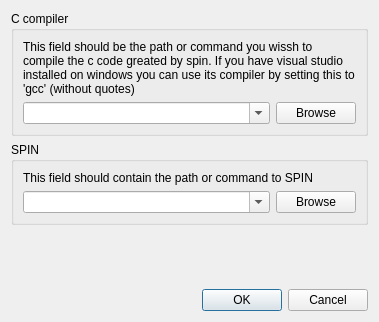
<?xml version="1.0" encoding="UTF-8"?>
<ui version="4.0">
 <class>options</class>
 <widget class="QDialog" name="options">
  <property name="geometry">
   <rect>
    <x>0</x>
    <y>0</y>
    <width>379</width>
    <height>322</height>
   </rect>
  </property>
  <property name="windowTitle">
   <string>Dialog</string>
  </property>
  <layout class="QVBoxLayout" name="verticalLayout">
   <item>
    <widget class="QGroupBox" name="groupBox">
     <property name="title">
      <string>C compiler</string>
     </property>
     <layout class="QVBoxLayout" name="verticalLayout_2">
      <item>
       <widget class="QLabel" name="label">
        <property name="text">
         <string>This field should be the path or command you wissh to compile the c code greated by spin. If you have visual studio installed on windows you can use its compiler by setting this to 'gcc' (without quotes)</string>
        </property>
        <property name="wordWrap">
         <bool>true</bool>
        </property>
       </widget>
      </item>
      <item>
       <layout class="QHBoxLayout" name="horizontalLayout_2">
        <item>
         <widget class="QComboBox" name="ComboBoxCompiler">
          <property name="sizePolicy">
           <sizepolicy hsizetype="MinimumExpanding" vsizetype="Fixed">
            <horstretch>0</horstretch>
            <verstretch>0</verstretch>
           </sizepolicy>
          </property>
          <property name="editable">
           <bool>true</bool>
          </property>
         </widget>
        </item>
        <item>
         <widget class="QPushButton" name="pushButtonCompiler">
          <property name="sizePolicy">
           <sizepolicy hsizetype="Preferred" vsizetype="Fixed">
            <horstretch>0</horstretch>
            <verstretch>0</verstretch>
           </sizepolicy>
          </property>
          <property name="text">
           <string>Browse</string>
          </property>
          <property name="default">
           <bool>false</bool>
          </property>
          <property name="flat">
           <bool>false</bool>
          </property>
         </widget>
        </item>
       </layout>
      </item>
     </layout>
    </widget>
   </item>
   <item>
    <widget class="QGroupBox" name="groupBox_2">
     <property name="title">
      <string>SPIN</string>
     </property>
     <layout class="QVBoxLayout" name="verticalLayout_3">
      <item>
       <widget class="QLabel" name="label_2">
        <property name="text">
         <string>This field should contain the path or command to SPIN</string>
        </property>
        <property name="wordWrap">
         <bool>true</bool>
        </property>
       </widget>
      </item>
      <item>
       <layout class="QHBoxLayout" name="horizontalLayout">
        <item>
         <widget class="QComboBox" name="comboBoxSpin">
          <property name="sizePolicy">
           <sizepolicy hsizetype="MinimumExpanding" vsizetype="Fixed">
            <horstretch>0</horstretch>
            <verstretch>0</verstretch>
           </sizepolicy>
          </property>
          <property name="editable">
           <bool>true</bool>
          </property>
         </widget>
        </item>
        <item>
         <widget class="QPushButton" name="pushButtonSpin">
          <property name="text">
           <string>Browse</string>
          </property>
         </widget>
        </item>
       </layout>
      </item>
     </layout>
    </widget>
   </item>
   <item>
    <spacer name="verticalSpacer">
     <property name="orientation">
      <enum>Qt::Vertical</enum>
     </property>
     <property name="sizeHint" stdset="0">
      <size>
       <width>20</width>
       <height>40</height>
      </size>
     </property>
    </spacer>
   </item>
   <item>
    <widget class="QDialogButtonBox" name="buttonBox">
     <property name="orientation">
      <enum>Qt::Horizontal</enum>
     </property>
     <property name="standardButtons">
      <set>QDialogButtonBox::Cancel|QDialogButtonBox::Ok</set>
     </property>
    </widget>
   </item>
  </layout>
 </widget>
 <resources/>
 <connections>
  <connection>
   <sender>buttonBox</sender>
   <signal>accepted()</signal>
   <receiver>options</receiver>
   <slot>accept()</slot>
   <hints>
    <hint type="sourcelabel">
     <x>248</x>
     <y>254</y>
    </hint>
    <hint type="destinationlabel">
     <x>157</x>
     <y>274</y>
    </hint>
   </hints>
  </connection>
  <connection>
   <sender>buttonBox</sender>
   <signal>rejected()</signal>
   <receiver>options</receiver>
   <slot>reject()</slot>
   <hints>
    <hint type="sourcelabel">
     <x>316</x>
     <y>260</y>
    </hint>
    <hint type="destinationlabel">
     <x>286</x>
     <y>274</y>
    </hint>
   </hints>
  </connection>
 </connections>
</ui>
